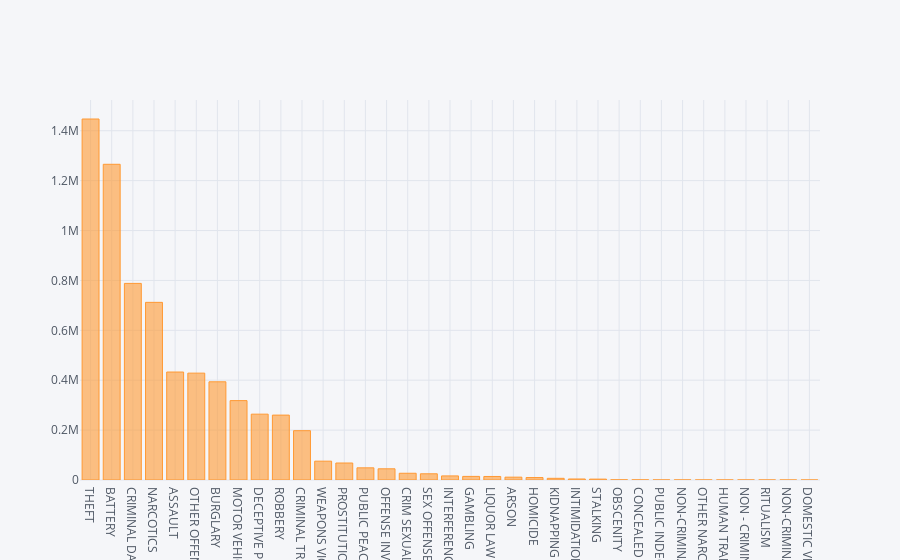

Write notebook code for a chart like this one.
### Code cell
crimetypes  = pd.DataFrame(df['Primary Type'].value_counts())


crimetypes.iplot(kind='bar')

### Figure 1 — Plotly figure (JSON) as saved in the notebook; plotly's stock layout.template omitted (floating-point values rounded to 4 significant figures)
{"data": [{"marker": {"color": "rgba(255, 153, 51, 0.6)", "line": {"color": "rgba(255, 153, 51, 1.0)", "width": 1}}, "name": "Primary Type", "orientation": "v", "text": "", "type": "bar", "uid": "58d7e4d8-cd34-4580-b93d-5e054c754075", "x": ["THEFT", "BATTERY", "CRIMINAL DAMAGE", "NARCOTICS", "ASSAULT", "OTHER OFFENSE", "BURGLARY", "MOTOR VEHICLE THEFT", "DECEPTIVE PRACTICE", "ROBBERY", "CRIMINAL TRESPASS", "WEAPONS VIOLATION", "PROSTITUTION", "PUBLIC PEACE VIOLATION", "OFFENSE INVOLVING CHILDREN", "CRIM SEXUAL ASSAULT", "SEX OFFENSE", "INTERFERENCE WITH PUBLIC OFFICER", "GAMBLING", "LIQUOR LAW VIOLATION", "ARSON", "HOMICIDE", "KIDNAPPING", "INTIMIDATION", "STALKING", "OBSCENITY", "CONCEALED CARRY LICENSE VIOLATION", "PUBLIC INDECENCY", "NON-CRIMINAL", "OTHER NARCOTIC VIOLATION", "HUMAN TRAFFICKING", "NON - CRIMINAL", "RITUALISM", "NON-CRIMINAL (SUBJECT SPECIFIED)", "DOMESTIC VIOLENCE"], "y": [1447052, 1265507, 788048, 712105, 432794, 428354, 393620, 318172, 263922, 260158, 197692, 75538, 68122, 48767, 44891, 27025, 24893, 16379, 14428, 14097, 11358, 9834, 6743, 4044, 3518, 604, 469, 170, 161, 127, 57, 38, 22, 9, 1]}], "layout": {"legend": {"bgcolor": "#F5F6F9", "font": {"color": "#4D5663"}}, "paper_bgcolor": "#F5F6F9", "plot_bgcolor": "#F5F6F9", "title": {"font": {"color": "#4D5663"}}, "xaxis": {"gridcolor": "#E1E5ED", "showgrid": true, "tickfont": {"color": "#4D5663"}, "title": {"font": {"color": "#4D5663"}, "text": ""}, "zerolinecolor": "#E1E5ED"}, "yaxis": {"gridcolor": "#E1E5ED", "showgrid": true, "tickfont": {"color": "#4D5663"}, "title": {"font": {"color": "#4D5663"}, "text": ""}, "zerolinecolor": "#E1E5ED"}}}
